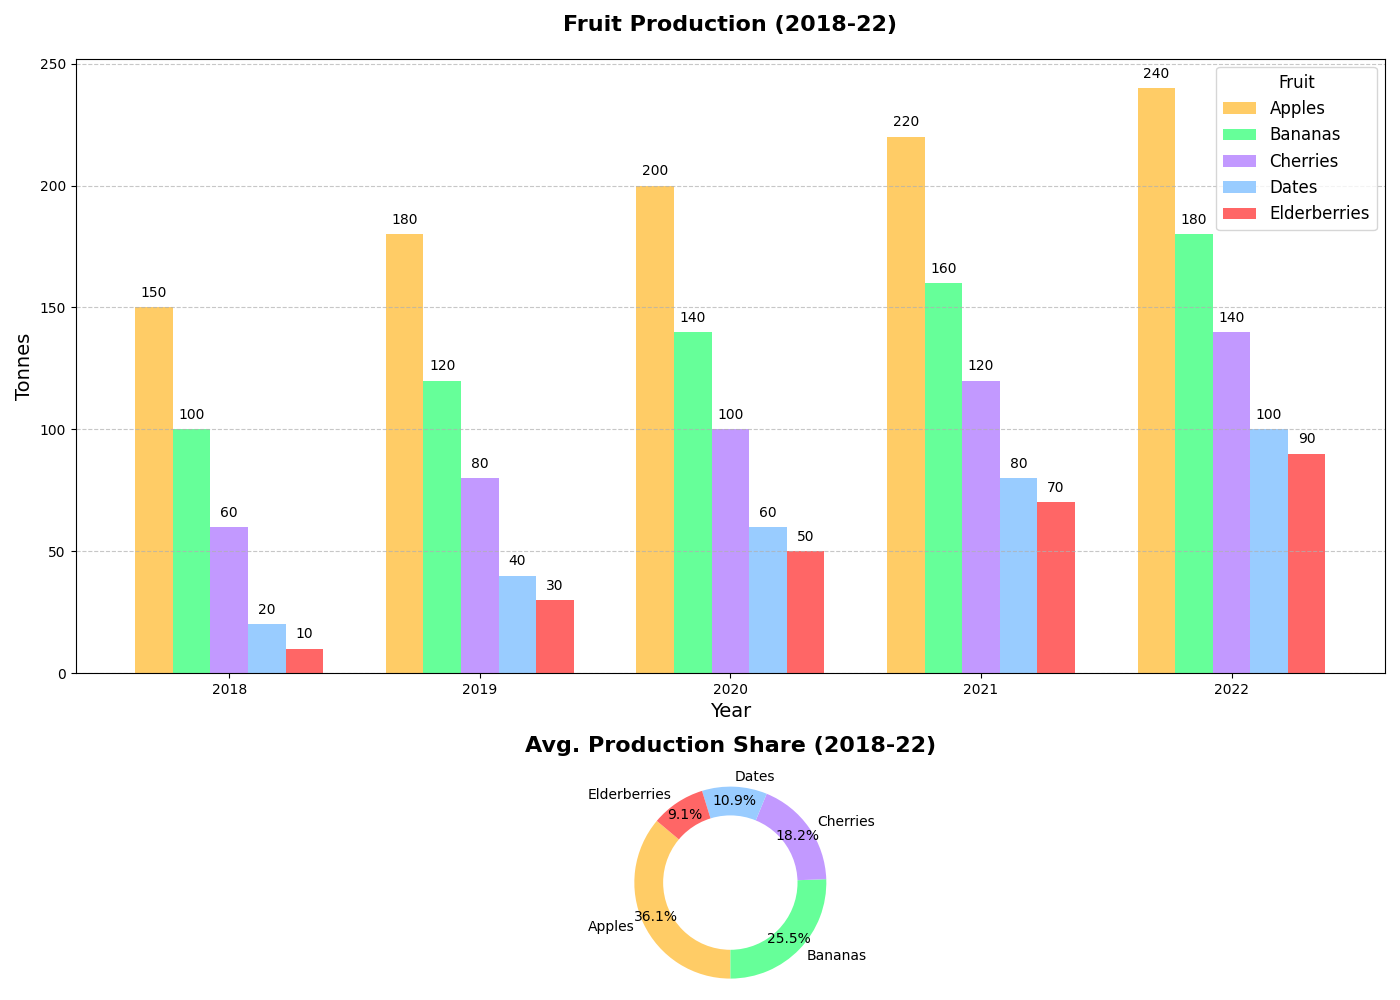

The script that drew this image:
import matplotlib.pyplot as plt
import numpy as np

fruits = ["Apples", "Bananas", "Cherries", "Dates", "Elderberries"]
years = ["2018", "2019", "2020", "2021", "2022"]

fruit_production = np.array([
    [150, 180, 200, 220, 240],  # Apples
    [100, 120, 140, 160, 180],  # Bananas
    [60, 80, 100, 120, 140],    # Cherries
    [20, 40, 60, 80, 100],      # Dates
    [10, 30, 50, 70, 90]        # Elderberries
])

average_production = np.mean(fruit_production, axis=1)

bar_width = 0.15
x = np.arange(len(years))

fig, axs = plt.subplots(nrows=2, ncols=1, figsize=(14, 10), gridspec_kw={'height_ratios': [3, 1]})
# Shuffled colors
colors = ['#FFCC66', '#66FF99', '#C299FF', '#99CCFF', '#FF6666']

for i, fruit in enumerate(fruits):
    axs[0].bar(x + i * bar_width, fruit_production[i], width=bar_width, label=fruit, color=colors[i])

axs[0].set_title('Fruit Production (2018-22)', fontsize=16, fontweight='bold', pad=20)
axs[0].set_xlabel('Year', fontsize=14)
axs[0].set_ylabel('Tonnes', fontsize=14)
axs[0].set_xticks(x + bar_width * 2)
axs[0].set_xticklabels(years)
axs[0].legend(title='Fruit', fontsize=12, title_fontsize='12')
axs[0].grid(axis='y', linestyle='--', alpha=0.7)

for i in range(len(fruits)):
    for j in range(len(years)):
        axs[0].text(x[j] + i * bar_width, fruit_production[i, j] + 3, str(fruit_production[i, j]), ha='center', va='bottom', fontsize=10)

axs[1].pie(average_production, labels=fruits, colors=colors, autopct='%.1f%%', startangle=140, pctdistance=0.85)
axs[1].set_title('Avg. Production Share (2018-22)', fontsize=16, fontweight='bold', pad=20)

centre_circle = plt.Circle((0,0),0.70,fc='white')
fig.gca().add_artist(centre_circle)
axs[1].axis('equal')

plt.tight_layout()
plt.show()
